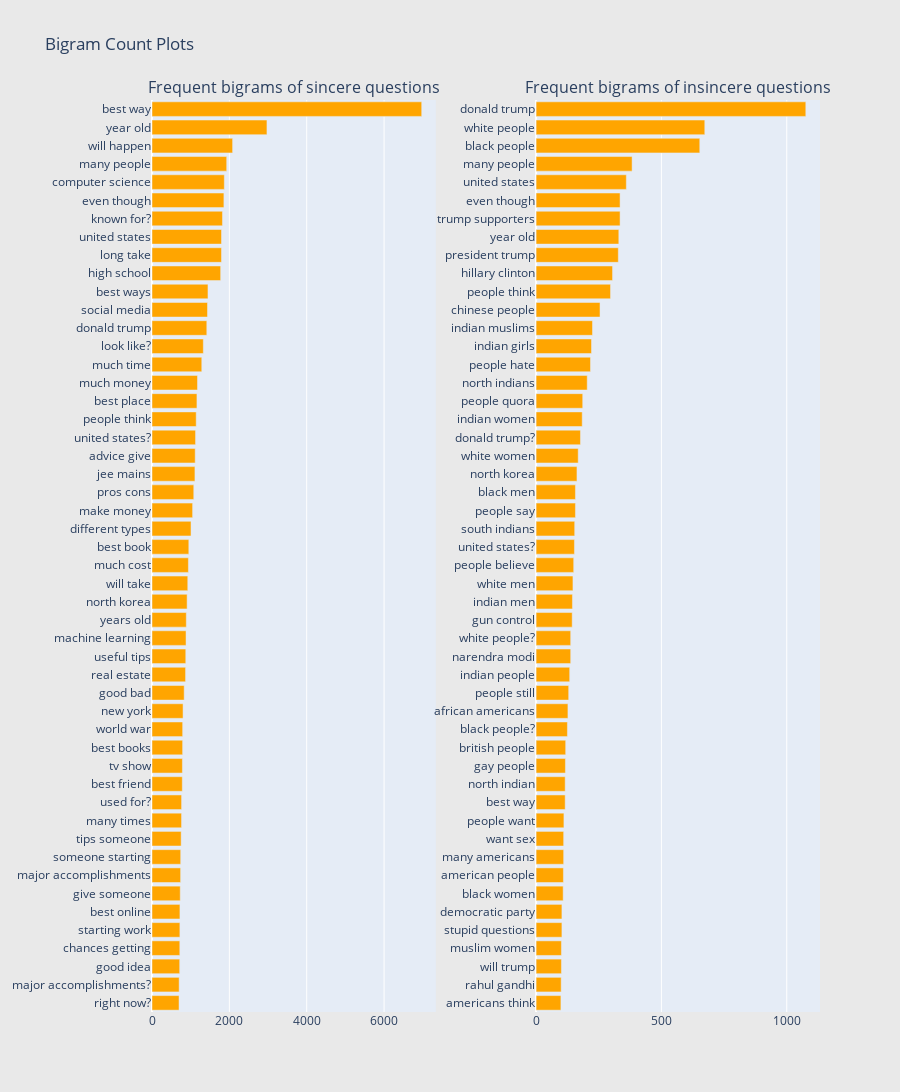

Source (notebook cell):
### Markdown cell above
**Observations:**
* Some of the top words are common across both the classes like 'people', 'will', 'think' etc
* The other top words in sincere questions after excluding the common ones at the very top are 'best', 'good' etc
* The other top words in insincere questions after excluding the common ones are 'trump', 'women', 'white' etc

Now let us also create bigram frequency plots for both the classes separately to get more idea.

### Code cell
freq_dict = defaultdict(int)
for sent in train0_df["question_text"]:
    for word in generate_ngrams(sent,2):
        freq_dict[word] += 1
fd_sorted = pd.DataFrame(sorted(freq_dict.items(), key=lambda x: x[1])[::-1])
fd_sorted.columns = ["word", "wordcount"]
trace0 = horizontal_bar_chart(fd_sorted.head(50), 'orange')


freq_dict = defaultdict(int)
for sent in train1_df["question_text"]:
    for word in generate_ngrams(sent,2):
        freq_dict[word] += 1
fd_sorted = pd.DataFrame(sorted(freq_dict.items(), key=lambda x: x[1])[::-1])
fd_sorted.columns = ["word", "wordcount"]
trace1 = horizontal_bar_chart(fd_sorted.head(50), 'orange')

# Creating two subplots
fig = tools.make_subplots(rows=1, cols=2, vertical_spacing=0.04,horizontal_spacing=0.15,
                          subplot_titles=["Frequent bigrams of sincere questions", 
                                          "Frequent bigrams of insincere questions"])
fig.append_trace(trace0, 1, 1)
fig.append_trace(trace1, 1, 2)
fig['layout'].update(height=1200, width=900, paper_bgcolor='rgb(233,233,233)', title="Bigram Count Plots")
py.iplot(fig, filename='word-plots')

### Figure 1 — Plotly figure (JSON) as saved in the notebook; plotly's stock layout.template omitted (floating-point values rounded to 4 significant figures)
{"data": [{"marker": {"color": "orange"}, "orientation": "h", "showlegend": false, "type": "bar", "x": [699, 702, 716, 719, 721, 722, 730, 740, 742, 754, 764, 765, 783, 786, 792, 793, 803, 832, 868, 873, 880, 887, 908, 925, 941, 952, 1009, 1050, 1080, 1110, 1117, 1126, 1143, 1162, 1176, 1287, 1327, 1417, 1435, 1447, 1775, 1796, 1797, 1822, 1859, 1870, 1931, 2084, 2972, 6973], "xaxis": "x", "y": ["right now?", "major accomplishments?", "good idea", "chances getting", "starting work", "best online", "give someone", "major accomplishments", "someone starting", "tips someone", "many times", "used for?", "best friend", "tv show", "best books", "world war", "new york", "good bad", "real estate", "useful tips", "machine learning", "years old", "north korea", "will take", "much cost", "best book", "different types", "make money", "pros cons", "jee mains", "advice give", "united states?", "people think", "best place", "much money", "much time", "look like?", "donald trump", "social media", "best ways", "high school", "long take", "united states", "known for?", "even though", "computer science", "many people", "will happen", "year old", "best way"], "yaxis": "y"}, {"marker": {"color": "orange"}, "orientation": "h", "showlegend": false, "type": "bar", "x": [99, 100, 101, 101, 103, 103, 108, 109, 110, 110, 111, 116, 116, 117, 118, 125, 127, 130, 134, 138, 138, 144, 145, 147, 150, 153, 154, 157, 157, 163, 168, 177, 184, 186, 204, 217, 221, 225, 255, 297, 305, 328, 330, 335, 335, 360, 383, 653, 673, 1076], "xaxis": "x2", "y": ["americans think", "rahul gandhi", "will trump", "muslim women", "stupid questions", "democratic party", "black women", "american people", "many americans", "want sex", "people want", "best way", "north indian", "gay people", "british people", "black people?", "african americans", "people still", "indian people", "narendra modi", "white people?", "gun control", "indian men", "white men", "people believe", "united states?", "south indians", "people say", "black men", "north korea", "white women", "donald trump?", "indian women", "people quora", "north indians", "people hate", "indian girls", "indian muslims", "chinese people", "people think", "hillary clinton", "president trump", "year old", "trump supporters", "even though", "united states", "many people", "black people", "white people", "donald trump"], "yaxis": "y2"}], "layout": {"annotations": [{"font": {"size": 16}, "showarrow": false, "text": "Frequent bigrams of sincere questions", "x": 0.2125, "xanchor": "center", "xref": "paper", "y": 1, "yanchor": "bottom", "yref": "paper"}, {"font": {"size": 16}, "showarrow": false, "text": "Frequent bigrams of insincere questions", "x": 0.7875, "xanchor": "center", "xref": "paper", "y": 1, "yanchor": "bottom", "yref": "paper"}], "height": 1200, "paper_bgcolor": "rgb(233,233,233)", "title": {"text": "Bigram Count Plots"}, "width": 900, "xaxis": {"anchor": "y", "domain": [0, 0.425]}, "xaxis2": {"anchor": "y2", "domain": [0.575, 1]}, "yaxis": {"anchor": "x", "domain": [0, 1]}, "yaxis2": {"anchor": "x2", "domain": [0, 1]}}}
